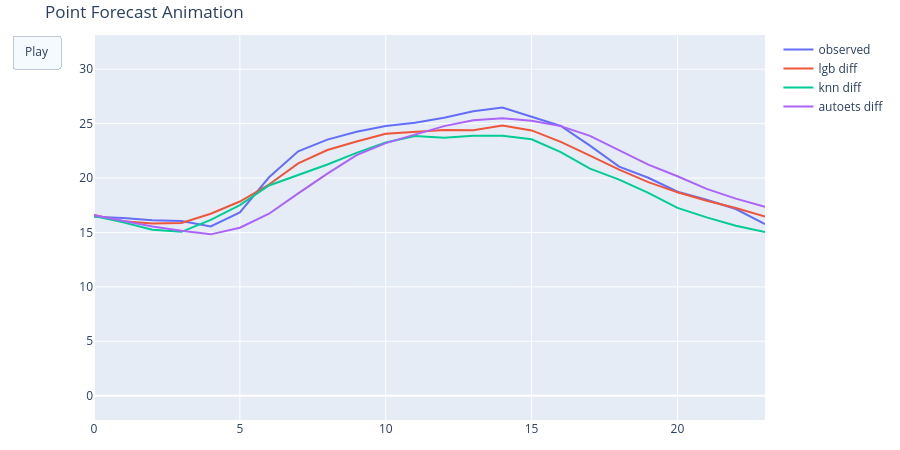

Notebook code cell kept with this figure:
### Code cell
common_idx = y_te.index.intersection(y_hat_lgb_diff.index).intersection(y_hat_knn_diff.index).intersection(y_hat_ets_diff.index)

trend_level = df_red.loc[common_idx, target].to_numpy().reshape(-1, 1)
y_hat_lgb_rec = pd.DataFrame(
    trend_level + y_hat_lgb_diff.loc[common_idx].cumsum(axis=1).to_numpy(),
    index=common_idx,
    columns=y_hat_lgb_diff.columns,
)
y_hat_knn_rec = pd.DataFrame(
    trend_level + y_hat_knn_diff.loc[common_idx].cumsum(axis=1).to_numpy(),
    index=common_idx,
    columns=y_hat_knn_diff.columns,
)
y_hat_ets_rec = pd.DataFrame(
    trend_level + y_hat_ets_diff.loc[common_idx].cumsum(axis=1).to_numpy(),
    index=common_idx,
    columns=y_hat_ets_diff.columns,
)

y_te_rec = y_te.loc[common_idx]
animate_forecasts(y_te_rec, {'lgb diff': y_hat_lgb_rec, 'knn diff': y_hat_knn_rec, 'autoets diff': y_hat_ets_rec})

### Figure 1 — Plotly figure (JSON) as saved in the notebook; plotly's stock layout.template omitted (floating-point values rounded to 4 significant figures)
{"data": [{"line": {"width": 2}, "mode": "lines", "name": "observed", "type": "scatter", "x": [0, 1, 2, 3, 4, 5, 6, 7, 8, 9, 10, 11, 12, 13, 14, 15, 16, 17, 18, 19, 20, 21, 22, 23], "y": [16.43, 16.33, 16.13, 16.05, 15.55, 16.83, 20.07, 22.46, 23.53, 24.25, 24.78, 25.08, 25.55, 26.14, 26.47, 25.61, 24.78, 22.98, 21.04, 20.03, 18.74, 18.01, 17.15, 15.77]}, {"line": {"width": 2}, "mode": "lines", "name": "lgb diff", "type": "scatter", "x": [0, 1, 2, 3, 4, 5, 6, 7, 8, 9, 10, 11, 12, 13, 14, 15, 16, 17, 18, 19, 20, 21, 22, 23], "y": [16.61, 16.04, 15.83, 15.88, 16.72, 17.84, 19.41, 21.34, 22.57, 23.36, 24.07, 24.21, 24.41, 24.4, 24.83, 24.38, 23.32, 22.07, 20.77, 19.62, 18.69, 17.92, 17.24, 16.47]}, {"line": {"width": 2}, "mode": "lines", "name": "knn diff", "type": "scatter", "x": [0, 1, 2, 3, 4, 5, 6, 7, 8, 9, 10, 11, 12, 13, 14, 15, 16, 17, 18, 19, 20, 21, 22, 23], "y": [16.52, 15.92, 15.26, 15.06, 16.16, 17.5, 19.31, 20.29, 21.25, 22.31, 23.27, 23.85, 23.71, 23.89, 23.88, 23.57, 22.37, 20.86, 19.85, 18.63, 17.26, 16.38, 15.61, 15.05]}, {"line": {"width": 2}, "mode": "lines", "name": "autoets diff", "type": "scatter", "x": [0, 1, 2, 3, 4, 5, 6, 7, 8, 9, 10, 11, 12, 13, 14, 15, 16, 17, 18, 19, 20, 21, 22, 23], "y": [16.58, 16.03, 15.55, 15.15, 14.83, 15.44, 16.72, 18.59, 20.41, 22.1, 23.21, 23.99, 24.77, 25.31, 25.5, 25.27, 24.77, 23.88, 22.56, 21.23, 20.17, 19.01, 18.11, 17.35]}], "layout": {"height": 450, "margin": {"b": 30, "l": 30, "r": 20, "t": 35}, "title": {"text": "Point Forecast Animation"}, "updatemenus": [{"buttons": [{"args": [null, {"frame": {"duration": 50, "redraw": true}, "fromcurrent": true, "transition": {"duration": 0}}], "label": "Play", "method": "animate"}], "type": "buttons"}], "width": 900, "xaxis": {"automargin": true}, "yaxis": {"automargin": true, "range": [-2.234, 33.14]}}}
